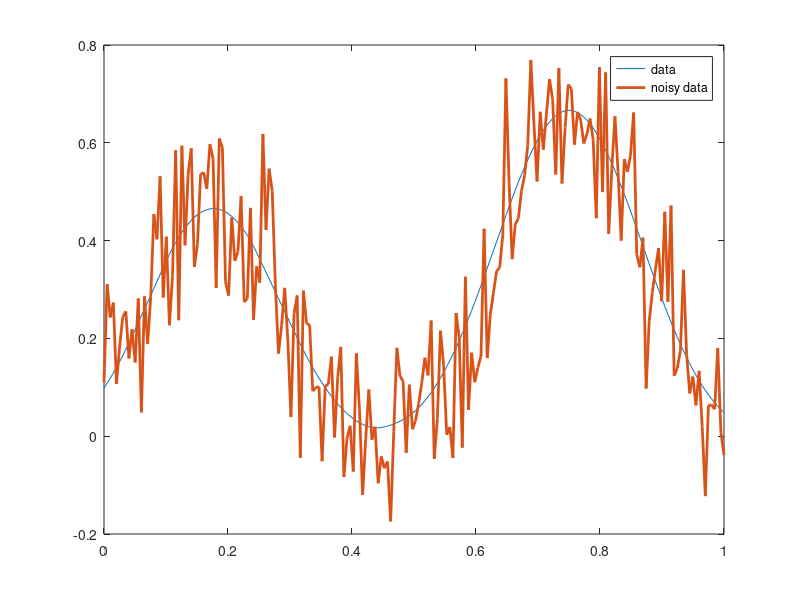
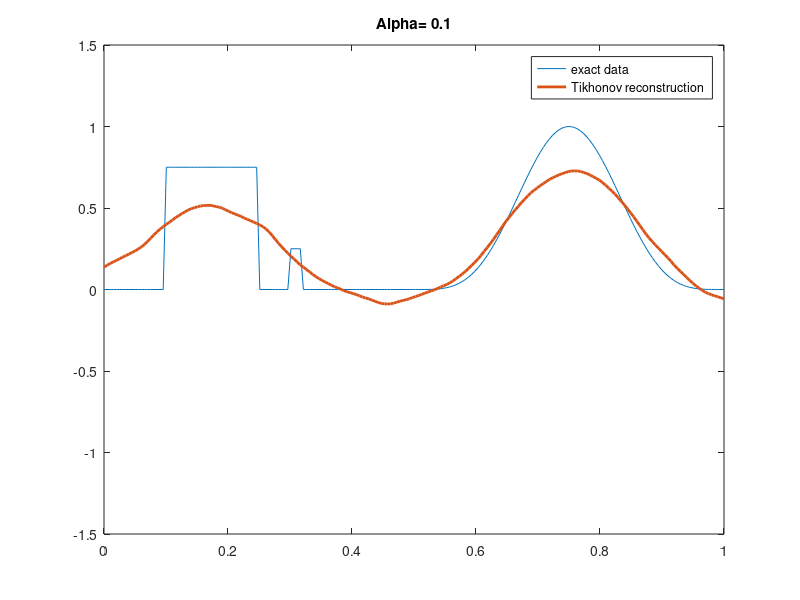
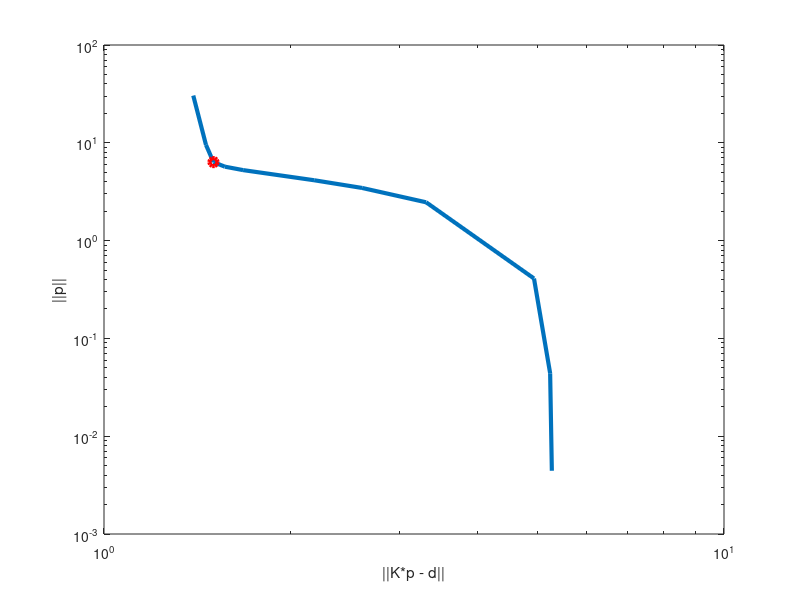
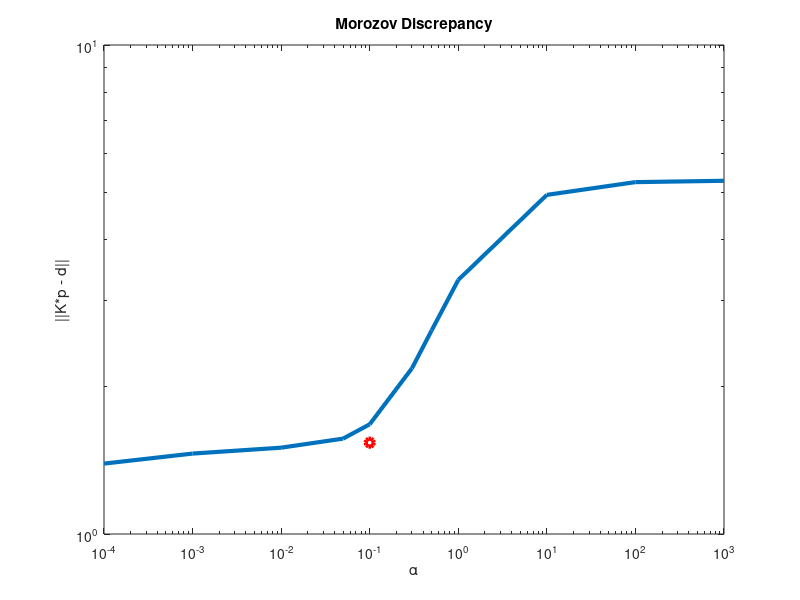

Write MATLAB code to recreate these figures, in order.
% Number of discretization points
% N = 200;
close all
N = 200;
C = 0.2;

K = zeros(N,N);
h = 1/N;
x = linspace(0,1,N)';

% discrete convolution matrix
for l = 1:N
    for k = 1:N
      %K(l,k)  = h * power(C,-2) * max(0,C-abs((l-k)*h));
      K(l,k)  = h * power(C,-2) * max(0,C-abs((l-k)*h));
    end
end

% exact parameters
p = 0.75 * (x > .1).*(x < .25) + 0.25 * (x > .3).*(x < .32) + power(sin(2*pi*x),4).*(x > 0.5) + 0.0 * cos(30*pi*x);

% convolved parameters
d = K * p;

% noisy data, noise has sigma (standard deviation) = 0.1
%dn = d + 0.1 * randn(N,1);
%n = sqrt(0.1)*randn(N,1);
n = 0.1*randn(N,1);
dn = d + n;
plot(x,d,x,dn,'Linewidth', 2);
legend('data', 'noisy data');
print('data.pdf')

% Tikhonov regularization parameter
% alpha = 0.05;
alpha = 0.1;

% solve Tikhonov system
p_alpha = (K'*K + alpha * eye(N))\(K'*dn);
% comment out next 3 if you dont want figure
figure;
plot(x,p,x,p_alpha,'Linewidth', 2), axis([0,1,-1.5,1.5]);
legend('exact data', 'Tikhonov reconstruction');
title(['Alpha= ',num2str(alpha)])
print(['reconstruct',num2str(alpha),'.pdf'])

% solve TSVD
%p_tsvd = (K'*K + alpha * eye(N))\(K'*dn);
% comment out next 3 if you dont want figure
%figure;
%plot(x,p,x,p_tsvd,'Linewidth', 2), axis([0,1,-1.5,1.5]);
%legend('exact data', 'TSVD reconstruction');

% plot L-curve
alpha_list = [1e-4, 1e-3, 1e-2, 5e-2, 1e-1, 3e-1, 5e-1, 1, 1e1, 1e2, 1e3];
no = length(alpha_list);
misfit = zeros(no,1);
reg = zeros(no,1);

for k = 1:no
    alpha = alpha_list(k);
    p_alpha = (K'*K + alpha * eye(N))\(K'*dn);
    misfit(k) = norm(K*p_alpha - dn);
    reg(k) = norm(p_alpha);
end

figure;
loglog(misfit, reg, 'Linewidth', 3);
hold on;
loglog(misfit(3), reg(3), 'ro', 'Linewidth', 3);
alpha_list(3)
%axis([9e-1,10,1e-1,500]);
xlabel('||K*p - d||'); ylabel('||p||');
print('L-curve.pdf')

%
% discover alpha using morozov's discrepancy criterion
%
delta = norm(n);

for k = 1:no
    alpha = alpha_list(k);
    p_alpha = (K'*K + alpha * eye(N))\(K'*dn);
    misfit(k) = norm(K*p_alpha - dn);
    reg(k) = norm(p_alpha);
end

figure;
loglog(alpha_list,misfit, 'Linewidth', 3);
hold on;
loglog(alpha_list(5), delta, 'ro', 'Linewidth', 3);
%axis([9e-1,10,1e-1,500]);
xlabel('\alpha'); ylabel('||K*p - d||');
%mu = 0;
%hold on;
%line = refline([alpha_list(5) mu]);
%set(line,'Color','r')
title('Morozov Discrepancy')
print('morozov.pdf')

%
% discover alpha against the 'true' error
%
delta = norm(n);

for k = 1:no
    alpha = alpha_list(k);
    p_alpha = (K'*K + alpha * eye(N))\(K'*dn);
    misfit(k) = norm(K*p_alpha - d);
end

figure;
loglog(alpha_list,misfit, 'Linewidth', 3);
hold on;
loglog(alpha_list(3), misfit(3), 'ro', 'Linewidth', 3);
alpha_list(3)
xlabel('\alpha'); ylabel('||m_{true} - m_{\alpha}||');
title('Error in Reconstruction')
print('true1d.pdf')
